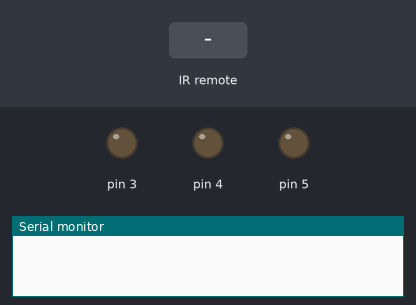
Bench run of a sketch on a simulated Arduino Uno, built with avr-gcc and run on an emulated ATmega328P. Shown: output pins drawn as LEDs (lit = HIGH), the last lines printed to the serial monitor. The inputs (shaded band) are chosen by the test bench.

Above: at 1.2 s.
1.3 s: infrared code 0xFF30CF received
At 2.5 s:
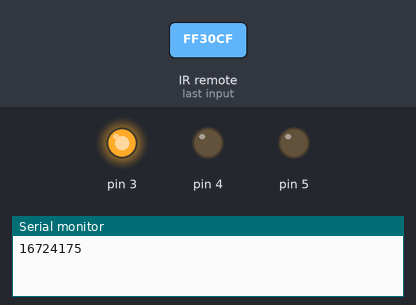
2.8 s: infrared code 0xFF18E7 received
At 3.8 s:
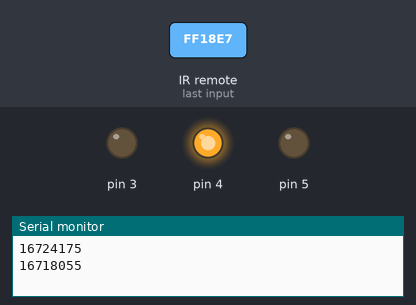
4.3 s: infrared code 0xFF7A85 received
At 5.0 s:
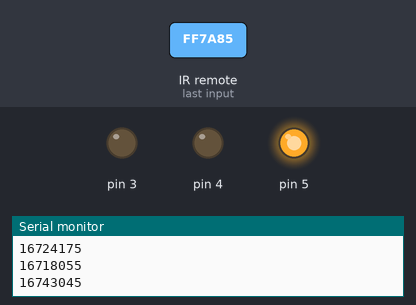
5.8 s: infrared code 0xFF10EF received
At 6.1 s:
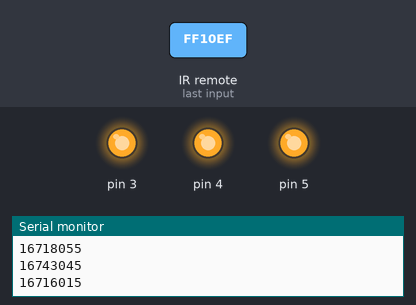
7.3 s: infrared code 0xFF6897 received
At 8.5 s:
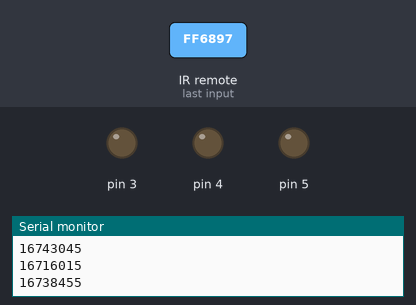
Timing chart, 0 to 9.8 s (numbered marks = the images above; inputs shaded):
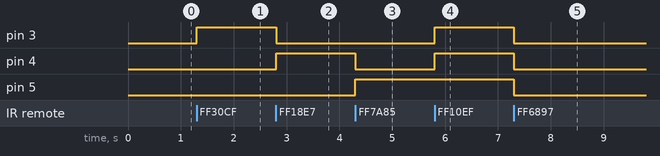

The sketch:

Remote.ino
```cpp
#include <IRremote.h>

int IR_Recv = 2;

IRrecv irrecv(IR_Recv);
decode_results results;

void setup() {
  Serial.begin(9600);
  irrecv.enableIRIn();
  pinMode(3, OUTPUT);
  pinMode(4, OUTPUT);
  pinMode(5, OUTPUT);
}

void loop() {
  if (irrecv.decode(&results)) {
    long int decCode = results.value;
    Serial.println(decCode);

    switch (results.value) {
      case 16724175:  // Button 1 on remote
      digitalWrite(3, HIGH);
      digitalWrite(4, LOW);
      digitalWrite(5, LOW);
      break;

      case 16718055:  // Button 2 on remote
      digitalWrite(3, LOW);
      digitalWrite(4, HIGH);
      digitalWrite(5, LOW);
      break;

      case 16743045:  // Button 3 on remote
      digitalWrite(3, LOW);
      digitalWrite(4, LOW);
      digitalWrite(5, HIGH);
      break;

      case 16738455:  // Button 0 on remote
      digitalWrite(3, LOW);
      digitalWrite(4, LOW);
      digitalWrite(5, LOW);
      break;

      case 16716015:  // Button 4 on remote
      digitalWrite(3, HIGH);
      digitalWrite(4, HIGH);
      digitalWrite(5, HIGH);
      break;

      default:
      break;
    }
    irrecv.resume();
  }
}
```

Measured:
- after the input at 1.3 s, pin 3: LOW → HIGH at once
- after the input at 2.8 s, pin 3: HIGH → LOW at once; pin 4: LOW → HIGH at once
- after the input at 4.3 s, pin 4: HIGH → LOW at once; pin 5: LOW → HIGH at once
- after the input at 5.8 s, pin 3, pin 4: LOW → HIGH at once
- after the input at 7.3 s, pin 3–5: HIGH → LOW at once
